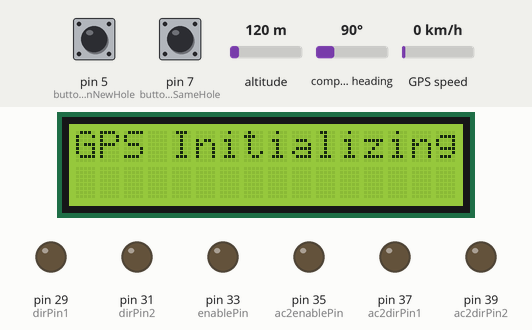
The sketch below on a simulated Arduino Mega 2560, built with avr-gcc and run on an emulated ATmega2560. On the bench: 16×2 character LCD, output pins drawn as LEDs (lit = HIGH). The inputs (shaded band) are chosen by the test bench; at power-on: pin 7 (buttonPinSameHole) HIGH, pin 5 (buttonPinNewHole) HIGH, altitude 120 m, compass heading 90°, GPS speed 0 km/h. The GPS gets a fix after 3 s at 37.7749, -122.4194 with 8 satellites; what the sketch prints to the serial monitor is not drawn.

Above: at 1.2 s.
1.3 s: pin 7 (buttonPinSameHole) pulled LOW for 3.2 s
At 5.2 s:
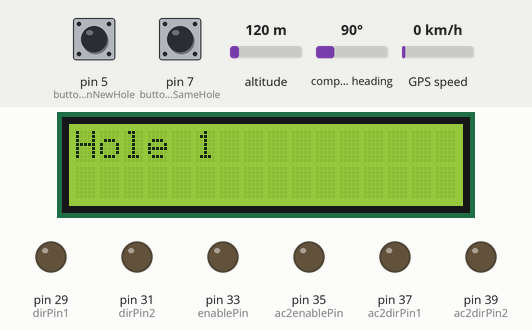
20.1 s: pin 5 (buttonPinNewHole) pulled LOW for 0.15 s
At 21.0 s:
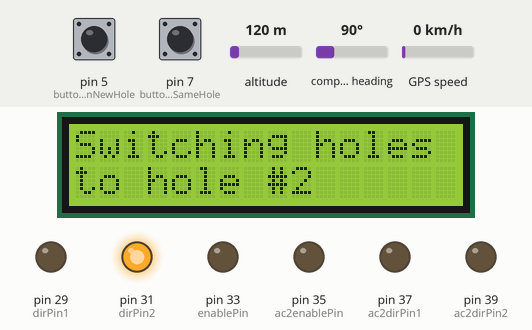
24.3 s: pin 7 (buttonPinSameHole) pulled LOW for 0.15 s
At 26.9 s:
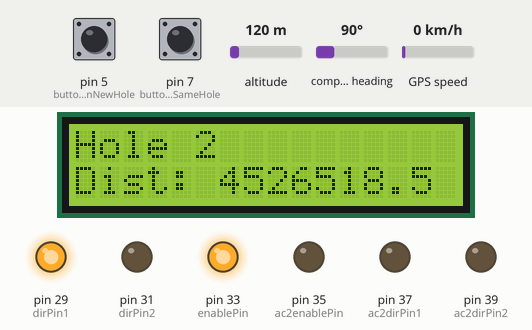
Timing chart, 0 to 38.8 s (numbered marks = the images above; inputs shaded):
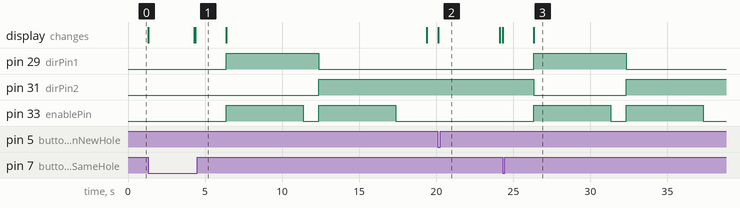

Measured:
- after the input at 1.3 s, pin 29 (dirPin1): LOW → HIGH after 5.1 s, → LOW 6.0 s later; pin 31 (dirPin2): LOW → HIGH after 11.1 s; pin 33 (enablePin): alternates HIGH for 5.0 s and LOW for 1.0 s, starting after 5.1 s; the display: changes at once (image 1)
- after the input at 20.1 s, the display: changes at once (image 2)
- after the input at 24.3 s, pin 29 (dirPin1): LOW → HIGH after 2.0 s, → LOW 6.0 s later; pin 31 (dirPin2): HIGH → LOW after 2.0 s, → HIGH 6.0 s later; pin 33 (enablePin): alternates HIGH for 5.0 s and LOW for 1.0 s, starting after 2.0 s; the display: first changes at once (image 3 shows a later state)

The sketch:

ECaddyCodeOfficial.ino
```cpp
#include <TinyGPS++.h>               // Library for GPS module parsing
#include <Wire.h>                    // I2C communication library
#include <LiquidCrystal_I2C.h>       // Library for LCD display
#include <SoftwareSerial.h>

//Data from website will be inputted into this program as the golfers clubs distance ranges
//Example of ranges is Jacks distances

int minDriverDist = 250;

int maxIronDist = 249;
int minIronDist = 30;

//initializing gps stuff
static const int RXPin = 10, TXPin = 11;

// GPS communication settings
const int GPSBaud = 9600;            // Baud rate for GPS communication

// GPS parsing object
TinyGPSPlus gps;

// The serial connection to the GPS device
SoftwareSerial ss(RXPin, TXPin);


// LCD settings
LiquidCrystal_I2C lcd(0x27, 16, 2);  // LCD at address 0x27, size 16x2

// Actuator control pins
const int dirPin1 = 29;               // Actuator extend direction
const int dirPin2 = 31;               // Actuator retract direction
const int enablePin = 33;             // Actuator enable pin

const int ac2dirPin1 = 37;
const int ac2dirPin2 = 39;
const int ac2enablePin = 35;

const int buttonPinNewHole = 5;              // Button input pin for the button that says the golf ball went in and its time to move to the next hole

const int buttonPinSameHole = 7;              // Button input pin for the button that says the golf ball went in and its time to move to the next hole


// Target hole coordinates (latitude, longitude)
const double holeCoordinates[][2] = {
  {41.035150, -73.796459}, // Hole 1.
  {41.037637, -73.797480}, // Hole 2
  {41.035010, -73.799240}, // Hole 3
  {41.036135, -73.798787}, // Hole 4
  {41.034773, -73.801997}, // Hole 5
  {41.034004, -73.806028}, // Hole 6
  {41.037278, -73.806424}, // Hole 7
  {41.035155, -73.804425}, // Hole 8
  {41.034720, -73.802448}, // Hole 9
  {41.037515, -73.805384}, // Hole 10
  {41.038685, -73.798049}, // Hole 11
  {41.039313, -73.793242}, // Hole 12
  {41.037799, -73.792953}, // Hole 13
  {41.038005, -73.797490}, // Hole 14
  {41.037279, -73.798785}, // Hole 15
  {41.037448, -73.803620}, // Hole 16
  {41.037257, -73.799535}, // Hole 17
  {41.035583, -73.802854}  // Hole 18
};

int holeNumber = 1;            // Selected hole (1-based index)


void setup() {
  // Initialize serial monitor and GPS module
  Serial.begin(115200);         // Serial0 for debugging (USB)
  ss.begin(GPSBaud);     // Serial1 for GPS (pins 18 TX1, 19 RX1)

  // Initialize actuator pins and button
  pinMode(dirPin1, OUTPUT);
  pinMode(dirPin2, OUTPUT);
  pinMode(enablePin, OUTPUT);

  // Initialize second actuator
  pinMode(ac2dirPin1, OUTPUT);
  pinMode(ac2dirPin2, OUTPUT);
  pinMode(ac2enablePin, OUTPUT);

  pinMode(buttonPinNewHole, INPUT_PULLUP); // Button with internal pull-up resistor

  pinMode(buttonPinSameHole, INPUT_PULLUP); // Button with internal pull-up resistor


  // Initialize LCD
  lcd.init();
  lcd.backlight();

  Serial.println("GPS Golf Distance Tracker Initializing...");
  lcd.setCursor(0, 0);
  lcd.print("GPS Initializing");
}

void loop() {
  double targetLat = holeCoordinates[holeNumber - 1][0];
  double targetLng = holeCoordinates[holeNumber - 1][1];


  // Process GPS data using hardware Serial1
  while (ss.available() > 0) {
    gps.encode(ss.read());
  }


//FOR NEXT CLASS WEDNESDAY 3-26
//COPY IF STATEMENT BELOW AND CHANGE buttonPinNewHole to buttonPinSameHole (MAKE THE VARIABLE) and update code as necesary


if (digitalRead(buttonPinSameHole) == LOW) {
    // Display initial message
    lcd.clear();
    lcd.setCursor(0, 0);
    lcd.print("Hole ");
    lcd.print(holeNumber);
    delay(2000);

    Serial.println("Button pressed - calculating distance");

    // Update GPS data if available and calculate distance
    double distanceYards = 0.0;
    if (gps.location.isUpdated()) {
      double currentLat = gps.location.lat();
      double currentLng = gps.location.lng();

      // Calculate distance
      const double R = 6371000; // Earth's radius in meters
      double latRad1 = radians(currentLat);
      double latRad2 = radians(targetLat);
      double deltaLat = radians(targetLat - currentLat);
      double deltaLon = radians(targetLng - currentLng);
      double a = sin(deltaLat / 2) * sin(deltaLat / 2) +
                 cos(latRad1) * cos(latRad2) *
                 sin(deltaLon / 2) * sin(deltaLon / 2);
      double c = 2 * atan2(sqrt(a), sqrt(1 - a));
      double distanceMeters = R * c;
      distanceYards = distanceMeters * 1.09361;


      // Display distance on LCD
      lcd.setCursor(0, 1);
      lcd.print("Dist: ");
      lcd.print(distanceYards, 1); // Show 1 decimal place
      lcd.print(" yd");
      Serial.print("Distance to hole: ");
      Serial.print(distanceYards);
      Serial.println(" yards");
    }

    // Check for GPS signal timeout
    if (millis() > 7000 && gps.charsProcessed() < 10) {
      lcd.clear();
      lcd.setCursor(0, 0);
      lcd.print("No GPS signal");
      Serial.println("No GPS signal detected.");
      delay(2000); // Pause before retry
    }

    // Perform actuator movement based on distance
    if (distanceYards > minDriverDist) {
      // Activate small actuator - push up and come back
      Serial.println("Activating DRIVER actuator");

      // Step 1: Extend actuator
      digitalWrite(dirPin1, HIGH);
      digitalWrite(dirPin2, LOW);
      digitalWrite(enablePin, HIGH);
      delay(5000);

      // Step 2: Pause actuator
      digitalWrite(enablePin, LOW);
      delay(1000);

      // Step 3: Retract actuator
      digitalWrite(dirPin1, LOW);
      digitalWrite(dirPin2, HIGH);
      digitalWrite(enablePin, HIGH);
      delay(5000);

      // Step 4: Pause before resetting
      digitalWrite(enablePin, LOW);
      delay(1000);
    } else if (distanceYards <= maxIronDist && distanceYards > minIronDist) {
      // Activating long actuator - pushing up and coming back
      Serial.println("Activating iron actuator");

      // Step 1: Extend actuator
      digitalWrite(ac2dirPin1, HIGH);
      digitalWrite(ac2dirPin2, LOW);
      digitalWrite(ac2enablePin, HIGH);
      delay(6000);

      // Step 2: Pause actuator
      digitalWrite(ac2enablePin, LOW);
      delay(1000);

      // Step 3: Retract actuator
      digitalWrite(ac2dirPin1, LOW);
      digitalWrite(ac2dirPin2, HIGH);
      digitalWrite(ac2enablePin, HIGH);
      delay(6000);

      // Step 4: Pause before resetting
      digitalWrite(ac2enablePin, LOW);
      delay(1000);
    }

    delay(1000);
    lcd.clear();
    }


//the button underneath this line is the button that means the hole is done - the golfer is finished on this hole (int holeNumber) - the golf ball went in and its time to move to the next hole
  if (digitalRead(buttonPinNewHole) == LOW) {


    lcd.clear();
    lcd.setCursor(0, 0);
    lcd.print("Switching holes");
    lcd.setCursor(0, 1);
    lcd.print("to hole #");
    holeNumber++;
    lcd.print(holeNumber);

    delay(4000);
    lcd.clear();


    if (holeNumber == 19) {
      lcd.setCursor(0, 0);
      lcd.print("Go to the bar");
      lcd.setCursor(0, 1);
      lcd.print("and get a drink ");
      delay(5000);
      holeNumber = 1; // Reset to hole 1 instead of halting
    }
  }


}
```
